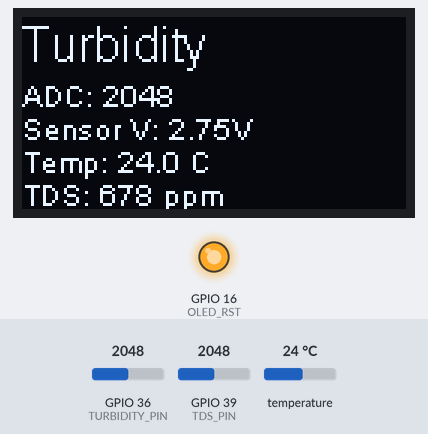
Bench run of a sketch on a simulated ESP32. Shown: 128×64 one-colour display, output pins drawn as LEDs (lit = HIGH). The inputs (shaded band) are chosen by the test bench; at power-on: temperature 24 °C, GPIO 36 (TURBIDITY_PIN) = 2048, GPIO 39 (TDS_PIN) = 2048 (analog values on the 0–4095 scale). What the sketch prints to the serial monitor is not drawn.

Above: at 3.1 s.
3.2 s: temperature set to 12 °C
At 5.2 s:
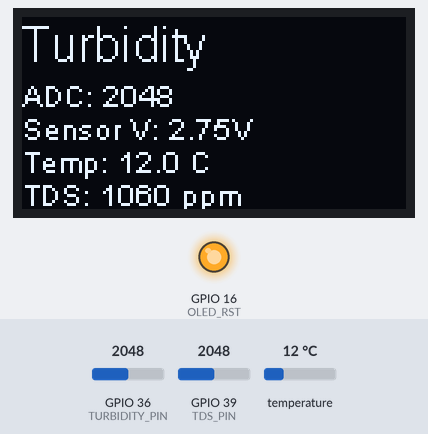
5.5 s: GPIO 36 (TURBIDITY_PIN) set to 2866
At 7.6 s:
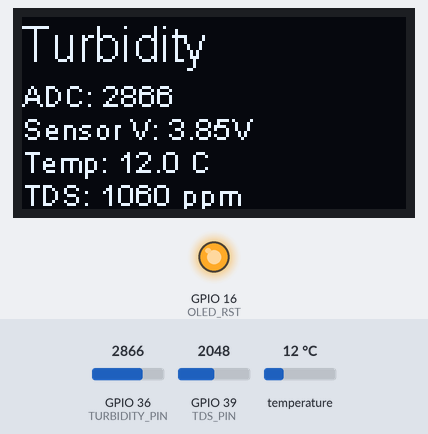
8.4 s: GPIO 39 (TDS_PIN) set to 2866
At 9.4 s:
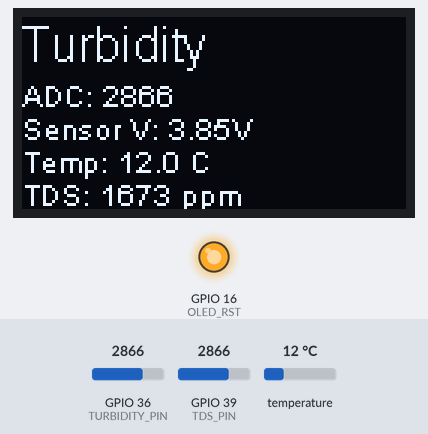
11.4 s: temperature set to 19 °C
At 13.5 s:
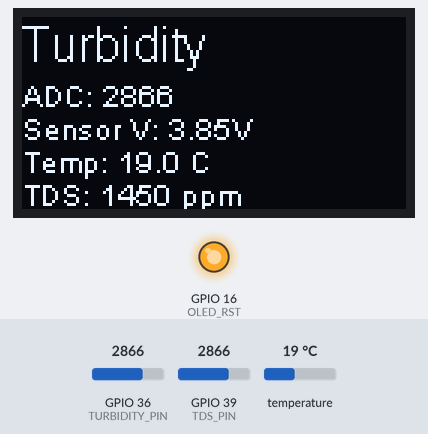
14.4 s: GPIO 36 (TURBIDITY_PIN) set to 3603
At 17.0 s:
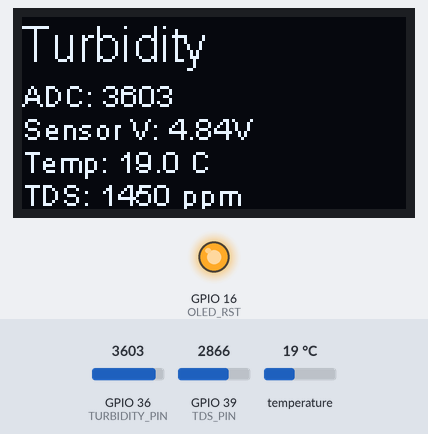
17.4 s: GPIO 39 (TDS_PIN) set to 3603
At 19.3 s:
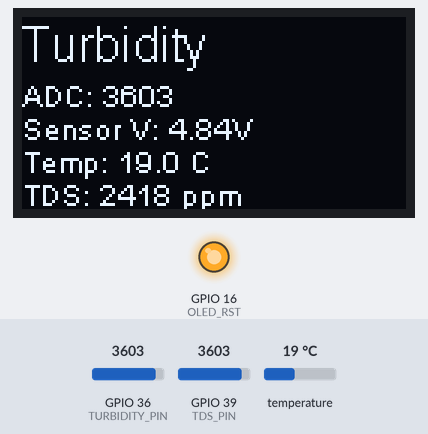
Timing chart, 0 to 20.8 s (numbered marks = the images above; inputs shaded):
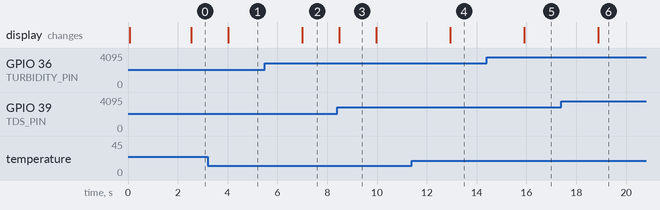

Measured:
- after the input at 3.2 s, the display: changes after 0.83 s (image 1)
- after the input at 5.5 s, the display: changes after 1.5 s (image 2)
- after the input at 8.4 s, the display: changes after 0.08 s (image 3)
- after the input at 11.4 s, the display: changes after 1.5 s (image 4)
- after the input at 14.4 s, the display: changes after 1.5 s (image 5)
- after the input at 17.4 s, the display: changes after 1.5 s (image 6)
- what the display in image 3 shows lasts 1.5 s, from 8.5 s to 10.0 s

The sketch:

test_water-ml.ino
```cpp
#include <Wire.h>
#include "SSD1306Wire.h"
#include <OneWire.h>
#include <DallasTemperature.h>

// =========================
// OLED (Heltec WiFi LoRa 32 V2)
// =========================
#define OLED_SDA 4
#define OLED_SCL 15
#define OLED_RST 16

SSD1306Wire display(0x3C, OLED_SDA, OLED_SCL);

// =========================
// TURBIDITY SENSOR
// =========================
// NOTE: GPIO34 is reserved for board-control functions on the
// Heltec WiFi LoRa 32 V2 (shared with onboard LoRa SPI/control lines)
// and gives unreliable ADC readings. Use GPIO36 instead.
#define TURBIDITY_PIN 36

// Voltage divider on sensor AOUT:
//   AOUT --[10k]--+--[15k]-- GND
//                 |
//              GPIO36
// Vgpio = Vsensor * 15k / (10k + 15k)
const float R1 = 10000.0; // AOUT side
const float R2 = 15000.0; // GND side
const float DIVIDER_RATIO = (R1 + R2) / R2; // = 25/15

// =========================
// DS18B20 TEMPERATURE SENSOR
// =========================
// Data wire on GPIO17, with a 4.7k pull-up resistor to 3.3V
#define TEMP_PIN 17

OneWire oneWire(TEMP_PIN);
DallasTemperature tempSensor(&oneWire);

// =========================
// TDS SENSOR (DFRobot Gravity Analog TDS Kit V1.0)
// =========================
// Signal output already conditioned to ~0-2.3V by the module's
// onboard op-amp, so it connects directly to the ADC (no divider).
#define TDS_PIN 39
#define VREF 3.3      // ESP32 ADC reference voltage
#define TDS_ADC_MAX 4095.0

void setup() {
  Serial.begin(115200);

  // OLED reset sequence
  pinMode(OLED_RST, OUTPUT);
  digitalWrite(OLED_RST, LOW);
  delay(20);
  digitalWrite(OLED_RST, HIGH);

  display.init();
  display.flipScreenVertically();

  // ADC setup
  analogReadResolution(12);              // 0-4095
  analogSetPinAttenuation(TURBIDITY_PIN, ADC_11db); // ~0-3.3V range
  analogSetPinAttenuation(TDS_PIN, ADC_11db);       // ~0-3.3V range

  // DS18B20 setup
  tempSensor.begin();

  display.clear();
  display.setFont(ArialMT_Plain_16);
  display.drawString(0, 10, "Turbidity Sensor");
  display.setFont(ArialMT_Plain_10);
  display.drawString(0, 35, "Starting...");
  display.display();

  delay(1500);
}

void loop() {
  // Take multiple readings and average them to reduce noise
  long total = 0;
  const int SAMPLES = 20;

  for (int i = 0; i < SAMPLES; i++) {
    total += analogRead(TURBIDITY_PIN);
    delay(5);
  }

  int raw = total / SAMPLES;

  // Voltage at the ESP32 ADC pin
  float adcVoltage = (raw / 4095.0) * 3.3;

  // Reconstructed voltage at the sensor's AOUT (before the divider)
  float sensorVoltage = adcVoltage * DIVIDER_RATIO;

  // Read water temperature
  tempSensor.requestTemperatures();
  float tempC = tempSensor.getTempCByIndex(0);
  bool tempOk = (tempC != DEVICE_DISCONNECTED_C);
  float tempForCompensation = tempOk ? tempC : 25.0; // fall back to 25C if probe is offline

  // Read TDS sensor (averaged, same pattern as turbidity)
  long tdsTotal = 0;
  for (int i = 0; i < SAMPLES; i++) {
    tdsTotal += analogRead(TDS_PIN);
    delay(5);
  }
  int tdsRaw = tdsTotal / SAMPLES;
  float tdsVoltage = (tdsRaw / TDS_ADC_MAX) * VREF;

  // DFRobot's standard temperature-compensated TDS formula
  float compensationCoefficient = 1.0 + 0.02 * (tempForCompensation - 25.0);
  float compensationVoltage = tdsVoltage / compensationCoefficient;
  float tdsValue = (133.42 * pow(compensationVoltage, 3)
                     - 255.86 * pow(compensationVoltage, 2)
                     + 857.39 * compensationVoltage) * 0.5; // ppm

  // =========================
  // SERIAL MONITOR
  // =========================
  Serial.print("Raw ADC: ");
  Serial.print(raw);
  Serial.print(" | ADC: ");
  Serial.print(adcVoltage, 3);
  Serial.print(" V | Sensor: ");
  Serial.print(sensorVoltage, 3);
  Serial.print(" V | Temp: ");
  if (tempOk) {
    Serial.print(tempC, 2);
    Serial.print(" C");
  } else {
    Serial.print("sensor not found");
  }
  Serial.print(" | TDS: ");
  Serial.print(tdsValue, 1);
  Serial.println(" ppm");

  // =========================
  // OLED
  // =========================
  display.clear();

  display.setFont(ArialMT_Plain_16);
  display.drawString(0, 0, "Turbidity");

  display.setFont(ArialMT_Plain_10);
  display.drawString(0, 20, "ADC: " + String(raw));
  display.drawString(0, 31, "Sensor V: " + String(sensorVoltage, 2) + "V");
  String tempStr = tempOk ? (String(tempC, 1) + " C") : String("N/A");
  display.drawString(0, 42, "Temp: " + tempStr);
  display.drawString(0, 53, "TDS: " + String(tdsValue, 0) + " ppm");

  display.display();

  delay(500);
}
```
